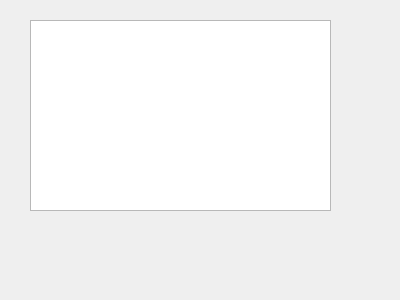
<?xml version="1.0" encoding="UTF-8"?>
<ui version="4.0">
 <class>Form</class>
 <widget class="QWidget" name="Form">
  <property name="geometry">
   <rect>
    <x>0</x>
    <y>0</y>
    <width>400</width>
    <height>300</height>
   </rect>
  </property>
  <property name="windowTitle">
   <string>Form</string>
  </property>
  <widget class="QTableView" name="tableView">
   <property name="geometry">
    <rect>
     <x>30</x>
     <y>20</y>
     <width>301</width>
     <height>191</height>
    </rect>
   </property>
  </widget>
 </widget>
 <resources/>
 <connections/>
</ui>
